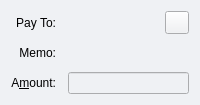
  <widget class="QFrame" name="SendCoins_AuthenticatedPaymentRequest">
   <property name="palette">
    <palette>
     <active>
      <colorrole role="WindowText">
       <brush brushstyle="SolidPattern">
        <color alpha="255">
         <red>0</red>
         <green>0</green>
         <blue>0</blue>
        </color>
       </brush>
      </colorrole>
      <colorrole role="Button">
       <brush brushstyle="SolidPattern">
        <color alpha="255">
         <red>239</red>
         <green>241</green>
         <blue>244</blue>
        </color>
       </brush>
      </colorrole>
      <colorrole role="Light">
       <brush brushstyle="SolidPattern">
        <color alpha="255">
         <red>230</red>
         <green>255</green>
         <blue>224</blue>
        </color>
       </brush>
      </colorrole>
      <colorrole role="Midlight">
       <brush brushstyle="SolidPattern">
        <color alpha="255">
         <red>185</red>
         <green>243</green>
         <blue>171</blue>
        </color>
       </brush>
      </colorrole>
      <colorrole role="Dark">
       <brush brushstyle="SolidPattern">
        <color alpha="255">
         <red>70</red>
         <green>116</green>
         <blue>59</blue>
        </color>
       </brush>
      </colorrole>
      <colorrole role="Mid">
       <brush brushstyle="SolidPattern">
        <color alpha="255">
         <red>93</red>
         <green>155</green>
         <blue>79</blue>
        </color>
       </brush>
      </colorrole>
      <colorrole role="Text">
       <brush brushstyle="SolidPattern">
        <color alpha="255">
         <red>0</red>
         <green>0</green>
         <blue>0</blue>
        </color>
       </brush>
      </colorrole>
      <colorrole role="BrightText">
       <brush brushstyle="SolidPattern">
        <color alpha="255">
         <red>155</red>
         <green>255</green>
         <blue>147</blue>
        </color>
       </brush>
      </colorrole>
      <colorrole role="ButtonText">
       <brush brushstyle="SolidPattern">
        <color alpha="255">
         <red>0</red>
         <green>0</green>
         <blue>0</blue>
        </color>
       </brush>
      </colorrole>
      <colorrole role="Base">
       <brush brushstyle="SolidPattern">
        <color alpha="255">
         <red>239</red>
         <green>241</green>
         <blue>244</blue>
        </color>
       </brush>
      </colorrole>
      <colorrole role="Window">
       <brush brushstyle="SolidPattern">
        <color alpha="255">
         <red>239</red>
         <green>241</green>
         <blue>244</blue>
        </color>
       </brush>
      </colorrole>
      <colorrole role="Shadow">
       <brush brushstyle="SolidPattern">
        <color alpha="255">
         <red>0</red>
         <green>0</green>
         <blue>0</blue>
        </color>
       </brush>
      </colorrole>
      <colorrole role="AlternateBase">
       <brush brushstyle="SolidPattern">
        <color alpha="255">
         <red>197</red>
         <green>243</green>
         <blue>187</blue>
        </color>
       </brush>
      </colorrole>
      <colorrole role="NoRole">
       <brush brushstyle="SolidPattern">
        <color alpha="255">
         <red>125</red>
         <green>194</green>
         <blue>122</blue>
        </color>
       </brush>
      </colorrole>
      <colorrole role="ToolTipBase">
       <brush brushstyle="SolidPattern">
        <color alpha="255">
         <red>255</red>
         <green>255</green>
         <blue>220</blue>
        </color>
       </brush>
      </colorrole>
      <colorrole role="ToolTipText">
       <brush brushstyle="SolidPattern">
        <color alpha="255">
         <red>0</red>
         <green>0</green>
         <blue>0</blue>
        </color>
       </brush>
      </colorrole>
      <colorrole role="PlaceholderText">
       <brush brushstyle="NoBrush">
        <color alpha="128">
         <red>0</red>
         <green>0</green>
         <blue>0</blue>
        </color>
       </brush>
      </colorrole>
     </active>
     <inactive>
      <colorrole role="WindowText">
       <brush brushstyle="SolidPattern">
        <color alpha="255">
         <red>0</red>
         <green>0</green>
         <blue>0</blue>
        </color>
       </brush>
      </colorrole>
      <colorrole role="Button">
       <brush brushstyle="SolidPattern">
        <color alpha="255">
         <red>239</red>
         <green>241</green>
         <blue>244</blue>
        </color>
       </brush>
      </colorrole>
      <colorrole role="Light">
       <brush brushstyle="SolidPattern">
        <color alpha="255">
         <red>230</red>
         <green>255</green>
         <blue>224</blue>
        </color>
       </brush>
      </colorrole>
      <colorrole role="Midlight">
       <brush brushstyle="SolidPattern">
        <color alpha="255">
         <red>185</red>
         <green>243</green>
         <blue>171</blue>
        </color>
       </brush>
      </colorrole>
      <colorrole role="Dark">
       <brush brushstyle="SolidPattern">
        <color alpha="255">
         <red>70</red>
         <green>116</green>
         <blue>59</blue>
        </color>
       </brush>
      </colorrole>
      <colorrole role="Mid">
       <brush brushstyle="SolidPattern">
        <color alpha="255">
         <red>93</red>
         <green>155</green>
         <blue>79</blue>
        </color>
       </brush>
      </colorrole>
      <colorrole role="Text">
       <brush brushstyle="SolidPattern">
        <color alpha="255">
         <red>0</red>
         <green>0</green>
         <blue>0</blue>
        </color>
       </brush>
      </colorrole>
      <colorrole role="BrightText">
       <brush brushstyle="SolidPattern">
        <color alpha="255">
         <red>155</red>
         <green>255</green>
         <blue>147</blue>
        </color>
       </brush>
      </colorrole>
      <colorrole role="ButtonText">
       <brush brushstyle="SolidPattern">
        <color alpha="255">
         <red>0</red>
         <green>0</green>
         <blue>0</blue>
        </color>
       </brush>
      </colorrole>
      <colorrole role="Base">
       <brush brushstyle="SolidPattern">
        <color alpha="255">
         <red>239</red>
         <green>241</green>
         <blue>244</blue>
        </color>
       </brush>
      </colorrole>
      <colorrole role="Window">
       <brush brushstyle="SolidPattern">
        <color alpha="255">
         <red>239</red>
         <green>241</green>
         <blue>244</blue>
        </color>
       </brush>
      </colorrole>
      <colorrole role="Shadow">
       <brush brushstyle="SolidPattern">
        <color alpha="255">
         <red>0</red>
         <green>0</green>
         <blue>0</blue>
        </color>
       </brush>
      </colorrole>
      <colorrole role="AlternateBase">
       <brush brushstyle="SolidPattern">
        <color alpha="255">
         <red>197</red>
         <green>243</green>
         <blue>187</blue>
        </color>
       </brush>
      </colorrole>
      <colorrole role="NoRole">
       <brush brushstyle="SolidPattern">
        <color alpha="255">
         <red>125</red>
         <green>194</green>
         <blue>122</blue>
        </color>
       </brush>
      </colorrole>
      <colorrole role="ToolTipBase">
       <brush brushstyle="SolidPattern">
        <color alpha="255">
         <red>255</red>
         <green>255</green>
         <blue>220</blue>
        </color>
       </brush>
      </colorrole>
      <colorrole role="ToolTipText">
       <brush brushstyle="SolidPattern">
        <color alpha="255">
         <red>0</red>
         <green>0</green>
         <blue>0</blue>
        </color>
       </brush>
      </colorrole>
      <colorrole role="PlaceholderText">
       <brush brushstyle="NoBrush">
        <color alpha="128">
         <red>0</red>
         <green>0</green>
         <blue>0</blue>
        </color>
       </brush>
      </colorrole>
     </inactive>
     <disabled>
      <colorrole role="WindowText">
       <brush brushstyle="SolidPattern">
        <color alpha="255">
         <red>70</red>
         <green>116</green>
         <blue>59</blue>
        </color>
       </brush>
      </colorrole>
      <colorrole role="Button">
       <brush brushstyle="SolidPattern">
        <color alpha="255">
         <red>239</red>
         <green>241</green>
         <blue>244</blue>
        </color>
       </brush>
      </colorrole>
      <colorrole role="Light">
       <brush brushstyle="SolidPattern">
        <color alpha="255">
         <red>230</red>
         <green>255</green>
         <blue>224</blue>
        </color>
       </brush>
      </colorrole>
      <colorrole role="Midlight">
       <brush brushstyle="SolidPattern">
        <color alpha="255">
         <red>185</red>
         <green>243</green>
         <blue>171</blue>
        </color>
       </brush>
      </colorrole>
      <colorrole role="Dark">
       <brush brushstyle="SolidPattern">
        <color alpha="255">
         <red>70</red>
         <green>116</green>
         <blue>59</blue>
        </color>
       </brush>
      </colorrole>
      <colorrole role="Mid">
       <brush brushstyle="SolidPattern">
        <color alpha="255">
         <red>93</red>
         <green>155</green>
         <blue>79</blue>
        </color>
       </brush>
      </colorrole>
      <colorrole role="Text">
       <brush brushstyle="SolidPattern">
        <color alpha="255">
         <red>70</red>
         <green>116</green>
         <blue>59</blue>
        </color>
       </brush>
      </colorrole>
      <colorrole role="BrightText">
       <brush brushstyle="SolidPattern">
        <color alpha="255">
         <red>155</red>
         <green>255</green>
         <blue>147</blue>
        </color>
       </brush>
      </colorrole>
      <colorrole role="ButtonText">
       <brush brushstyle="SolidPattern">
        <color alpha="255">
         <red>70</red>
         <green>116</green>
         <blue>59</blue>
        </color>
       </brush>
      </colorrole>
      <colorrole role="Base">
       <brush brushstyle="SolidPattern">
        <color alpha="255">
         <red>239</red>
         <green>241</green>
         <blue>244</blue>
        </color>
       </brush>
      </colorrole>
      <colorrole role="Window">
       <brush brushstyle="SolidPattern">
        <color alpha="255">
         <red>239</red>
         <green>241</green>
         <blue>244</blue>
        </color>
       </brush>
      </colorrole>
      <colorrole role="Shadow">
       <brush brushstyle="SolidPattern">
        <color alpha="255">
         <red>0</red>
         <green>0</green>
         <blue>0</blue>
        </color>
       </brush>
      </colorrole>
      <colorrole role="AlternateBase">
       <brush brushstyle="SolidPattern">
        <color alpha="255">
         <red>140</red>
         <green>232</green>
         <blue>119</blue>
        </color>
       </brush>
      </colorrole>
      <colorrole role="NoRole">
       <brush brushstyle="SolidPattern">
        <color alpha="255">
         <red>125</red>
         <green>194</green>
         <blue>122</blue>
        </color>
       </brush>
      </colorrole>
      <colorrole role="ToolTipBase">
       <brush brushstyle="SolidPattern">
        <color alpha="255">
         <red>255</red>
         <green>255</green>
         <blue>220</blue>
        </color>
       </brush>
      </colorrole>
      <colorrole role="ToolTipText">
       <brush brushstyle="SolidPattern">
        <color alpha="255">
         <red>0</red>
         <green>0</green>
         <blue>0</blue>
        </color>
       </brush>
      </colorrole>
      <colorrole role="PlaceholderText">
       <brush brushstyle="NoBrush">
        <color alpha="128">
         <red>0</red>
         <green>0</green>
         <blue>0</blue>
        </color>
       </brush>
      </colorrole>
     </disabled>
    </palette>
   </property>
   <property name="visible">
    <bool>false</bool>
   </property>
   <property name="toolTip">
    <string>This is an authenticated payment request.</string>
   </property>
   <property name="autoFillBackground">
    <bool>false</bool>
   </property>
   <property name="frameShape">
    <enum>QFrame::NoFrame</enum>
   </property>
   <layout class="QGridLayout" name="gridLayout_s">
    <property name="spacing">
     <number>12</number>
    </property>
    <item row="0" column="0">
     <widget class="QLabel" name="payToLabel_s">
      <property name="text">
       <string>Pay To:</string>
      </property>
      <property name="alignment">
       <set>Qt::AlignRight|Qt::AlignTrailing|Qt::AlignVCenter</set>
      </property>
     </widget>
    </item>
    <item row="0" column="1">
     <layout class="QHBoxLayout" name="payToLayout_s">
      <property name="spacing">
       <number>0</number>
      </property>
      <item>
       <widget class="QLabel" name="payTo_s">
        <property name="textFormat">
         <enum>Qt::PlainText</enum>
        </property>
       </widget>
      </item>
      <item>
       <widget class="QToolButton" name="deleteButton_s">
        <property name="toolTip">
         <string>Remove this entry</string>
        </property>
        <property name="text">
         <string/>
        </property>
        <property name="icon">
         <iconset resource="../odynstock.qrc">
          <normaloff>:/icons/remove</normaloff>:/icons/remove</iconset>
        </property>
       </widget>
      </item>
     </layout>
    </item>
    <item row="1" column="0">
     <widget class="QLabel" name="memoLabel_s">
      <property name="text">
       <string>Memo:</string>
      </property>
      <property name="alignment">
       <set>Qt::AlignRight|Qt::AlignTrailing|Qt::AlignVCenter</set>
      </property>
     </widget>
    </item>
    <item row="1" column="1">
     <widget class="QLabel" name="memoTextLabel_s">
      <property name="textFormat">
       <enum>Qt::PlainText</enum>
      </property>
     </widget>
    </item>
    <item row="2" column="0">
     <widget class="QLabel" name="amountLabel_s">
      <property name="text">
       <string>A&amp;mount:</string>
      </property>
      <property name="alignment">
       <set>Qt::AlignRight|Qt::AlignTrailing|Qt::AlignVCenter</set>
      </property>
      <property name="buddy">
       <cstring>payAmount_s</cstring>
      </property>
     </widget>
    </item>
    <item row="2" column="1">
     <widget class="OdynStockAmountField" name="payAmount_s">
      <property name="acceptDrops">
       <bool>false</bool>
      </property>
     </widget>
    </item>
   </layout>
  </widget>
